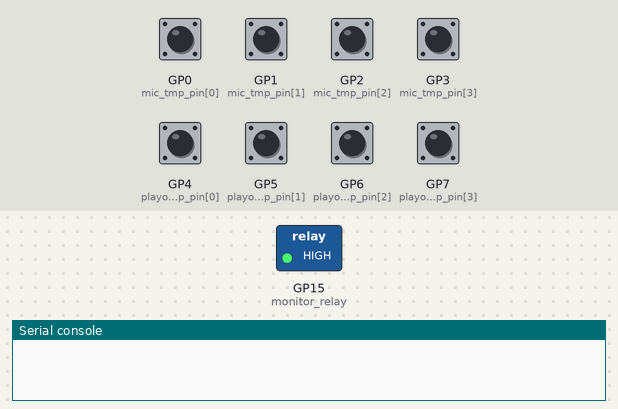
A program run on a simulated Raspberry Pi Pico running CircuitPython. Parts: switched loads named in the program (green lamp = pin HIGH), the last lines printed to the serial console. The test bench sets the inputs (shaded band); at power-on: GP0 (mic_tmp_pin[0]), GP1 (mic_tmp_pin[1]), GP2 (mic_tmp_pin[2]), GP3 (mic_tmp_pin[3]), GP4 (playout_tmp_pin[0]), GP5 (playout_tmp_pin[1]), GP6 (playout_tmp_pin[2]), GP7 (playout_tmp_pin[3]) HIGH. Library files of the repository ran but are not shown: adafruit_debouncer.py.

Above: at 1.2 s.
1.3 s: GP0 (mic_tmp_pin[0]) pulled LOW for 0.15 s
At 1.38 s:
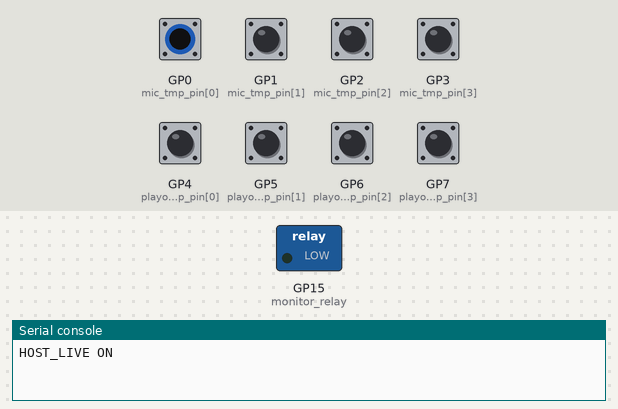
2.9 s: GP1 (mic_tmp_pin[1]) pulled LOW for 0.15 s
At 3.8 s:
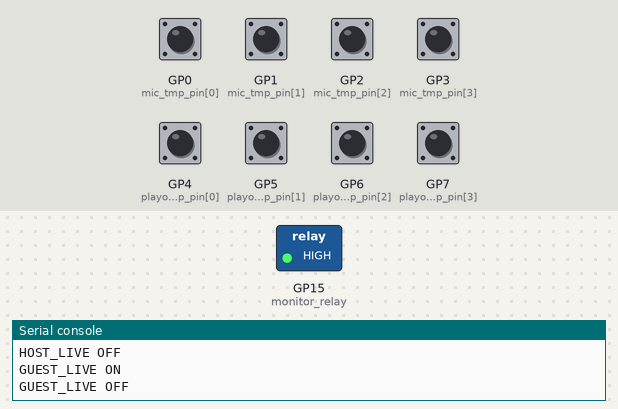
4.5 s: GP2 (mic_tmp_pin[2]) pulled LOW for 0.15 s
At 5.0 s:
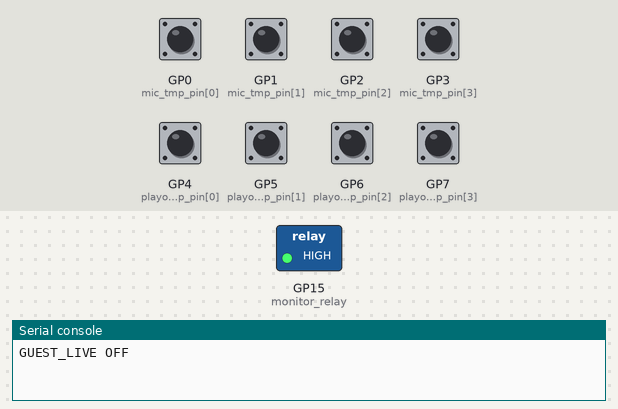
Timing chart, 0 to 7.5 s (numbered marks = the images above; inputs shaded):
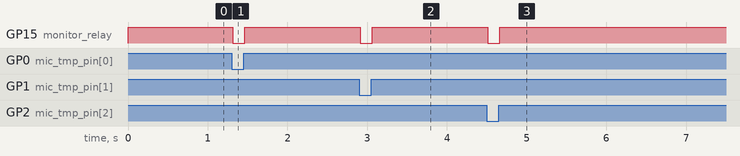

Measured:
- after the input at 1.3 s, GP15 (monitor_relay): HIGH → LOW at once, → HIGH 0.15 s later
- after the input at 2.9 s, GP15 (monitor_relay): HIGH → LOW at once, → HIGH 0.15 s later
- after the input at 4.5 s, GP15 (monitor_relay): HIGH → LOW at once, → HIGH 0.15 s later

The program:

code.py
```python
import board
from digitalio import DigitalInOut, Pull, Direction
from adafruit_debouncer import Debouncer

monitor_relay = DigitalInOut(board.GP15)
monitor_relay.direction = Direction.OUTPUT
monitor_relay.value = True #Sets pin high, and NC will have power at relay.

mic_pins = (
    board.GP0,
    board.GP1,
    board.GP2,
    board.GP3,
)

playout_pins = (
    board.GP4,
    board.GP5,
    board.GP6,
    board.GP7,
)

mic_faders = []   # will hold list of Debouncer objects
for mic_pin in mic_pins:   # set up each pin
    mic_tmp_pin = DigitalInOut(mic_pin) # defaults to input
    mic_tmp_pin.pull = Pull.UP      # turn on internal pull-up resistor
    mic_faders.append( Debouncer(mic_tmp_pin) )

playout_faders = []   # will hold list of Debouncer objects
for playout_pin in playout_pins:   # set up each pin
    playout_tmp_pin = DigitalInOut(playout_pin) # defaults to input
    playout_tmp_pin.pull = Pull.UP      # turn on internal pull-up resistor
    playout_faders.append( Debouncer(playout_tmp_pin) )

mic_opened = [
    "HOST_LIVE ON\r",
    "GUEST_LIVE ON\r",
    "\r",
    "\r",
    ]


mic_closed = [
    "HOST_LIVE OFF\r",
    "GUEST_LIVE OFF\r",
    "\r",
    "\r",
    ]

playout_opened = [
    "CARTWALL SHOW\r",
    "\r",
    "PLAYER 1-1 START\r",
    "PLAYER 1-2 START\r",
    ]


playout_closed = [
    "CARTWALL HIDE\r",
    "\r",
    "PLAYER 1-1 STOP\r",
    "PLAYER 1-2 STOP\r",
    ]


while True:
    for i in range(len(mic_faders)):
        mic_faders[i].update()
        if mic_faders[i].fell:
            print(mic_opened[i])
            monitor_relay.value = False
        if mic_faders[i].rose:
            print(mic_closed[i])
            monitor_relay.value = True

    for i in range(len(playout_faders)):
        playout_faders[i].update()
        if playout_faders[i].fell:
            print(playout_opened[i])
        if playout_faders[i].rose:
            print(playout_closed[i])
```
